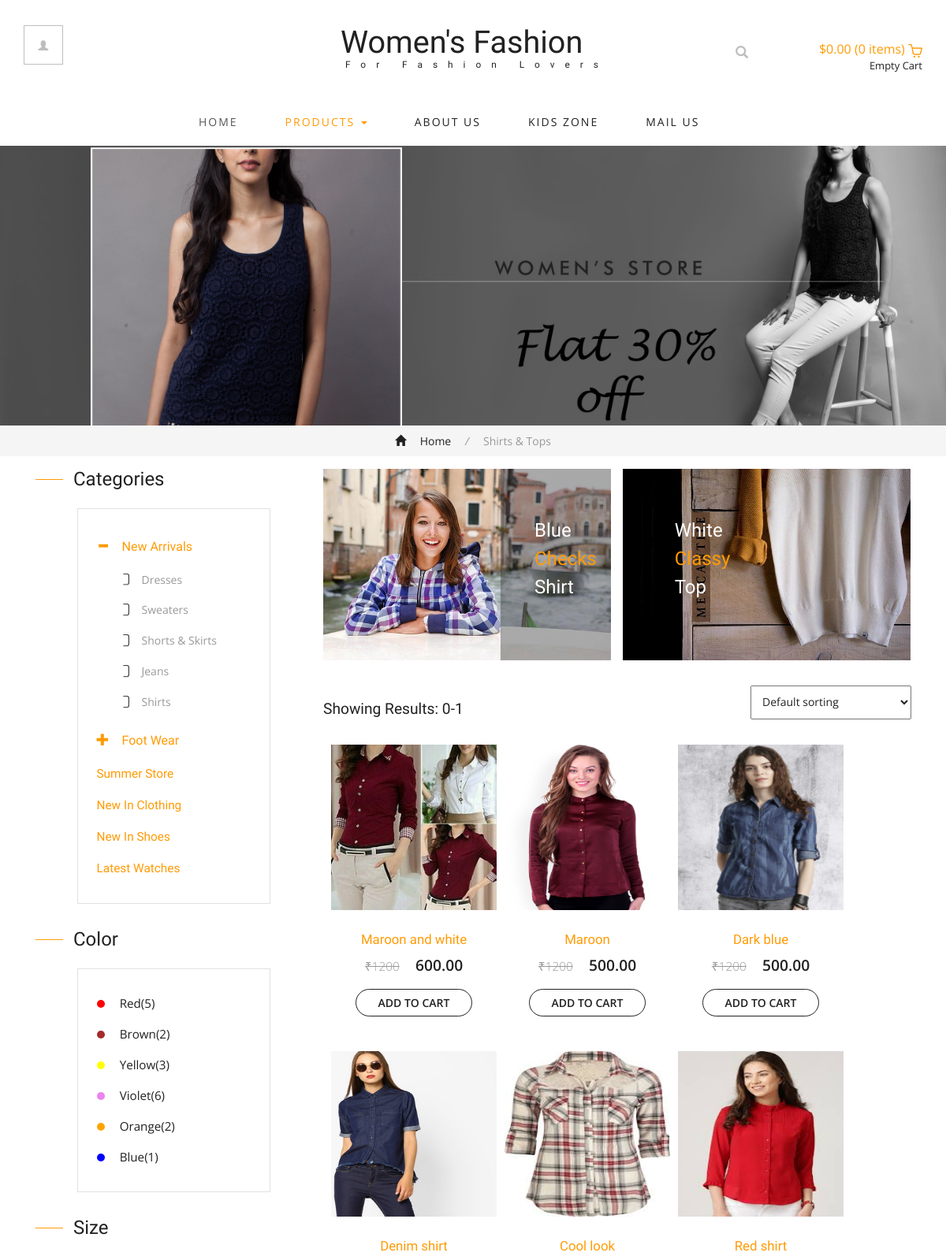
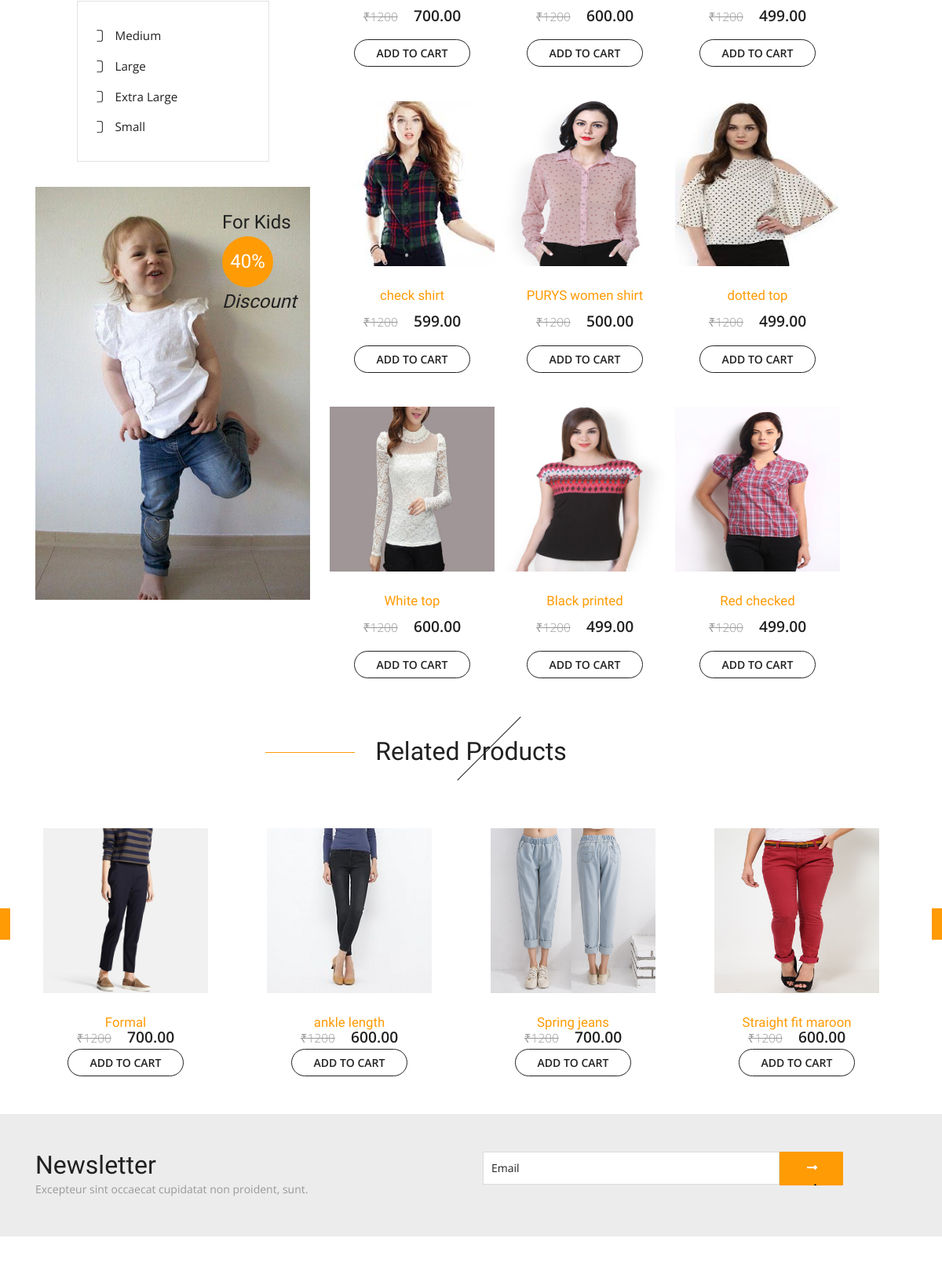
Page /shirts/ (upper part) on the committed database (2 pictures, top to bottom).
### my_products/models.py (models this page shows, shortened)
class Shirts(models.Model):
    title = models.CharField(max_length=250)
    price = models.DecimalField(max_digits=6, decimal_places=2)
    description = models.CharField(max_length=1000)
    image = models.FileField(upload_to='images')

class Jeans(models.Model):
    title = models.CharField(max_length=250)
    price = models.DecimalField(max_digits=6, decimal_places=2)
    description = models.CharField(max_length=1000)
    image = models.FileField(upload_to='images')

### my_products/views.py (the view)
# urls.py: url(r'^shirts/$', views.shirtsView.as_view(), name='shirts'),
class shirtsView(generic.ListView):
    template_name = "shirts.html"
    context_object_name = 'all_shirts'
    def get_queryset(self):
        return Shirts.objects.all()
    def get_context_data(self, **kwargs):
        context = super(shirtsView, self).get_context_data(**kwargs)
        context['all_jeans'] = Jeans.objects.all()[:5]
        return context

### my_products/templates/shirts.html (shortened to what this page needs)
{% load static %}
<!DOCTYPE html>
<html>
<head>
<link href="{% static 'css/bootstrap.css' %}" rel="stylesheet" type="text/css" media="all" />
<link href="{% static 'css/style.css' %}" rel="stylesheet" type="text/css" media="all" />
<link href="{% static 'css/fasthover.css' %}" rel="stylesheet" type="text/css" media="all" />
</head>
<body>
	<div class="header">
		<div class="container">
			<div class="w3l_login">
				<a href="#" data-toggle="modal" data-target="#myModal88"><span class="glyphicon glyphicon-user" aria-hidden="true"></span></a>
			</div>
			<div class="w3l_logo">
				<h1><a href="{% url 'index' %}">Women's Fashion<span>For Fashion Lovers</span></a></h1>
			</div>
			<div class="search">
				<label class="icon-search" for="search_box"><span class="glyphicon glyphicon-search" aria-hidden="true"></span></label>
			</div>
			<div class="cart box_1">
				<a href="{% url 'checkout' %}">
					<div class="total">
					<span class="simpleCart_total"></span> (<span id="simpleCart_quantity" class="simpleCart_quantity"></span> items)</div>
					<img src="{% static 'images/bag.png' %}" alt="" />
				</a>
				<p><a href="javascript:;" class="simpleCart_empty">Empty Cart</a></p>
			</div>
			<div class="clearfix"> </div>
		</div>
	</div>
	<div class="navigation">
		<div class="container">
			<nav class="navbar navbar-default">
				<div class="collapse navbar-collapse" id="bs-megadropdown-tabs">
					<ul class="nav navbar-nav">
						<li class="active"><a href="{% url 'index' %}">Home</a></li>
						<li class="dropdown">
							<a href="#" class="dropdown-toggle act" data-toggle="dropdown">Products <b class="caret"></b></a>
						</li>
						<li><a href="{% url 'about' %}">About Us</a></li>
						<li><a href="{% url 'short-codes' %}">Kids Zone</a></li>
						<li><a href="{% url 'mail' %}">Mail Us</a></li>
					</ul>
				</div>
			</nav>
		</div>
	</div>
	<div class="banner5" id="home1">
	</div>
	<div class="breadcrumb_dress">
		<div class="container">
			<ul>
				<li><a href="{% url 'index' %}"><span class="glyphicon glyphicon-home" aria-hidden="true"></span> Home</a> <i>/</i></li>
				<li>Shirts & Tops</li>
			</ul>
		</div>
	</div>
	<div class="dresses">
		<div class="container">
			<div class="w3ls_dresses_grids">
				<div class="col-md-4 w3ls_dresses_grid_left">
					<div class="w3ls_dresses_grid_left_grid">
						<h3>Categories</h3>
						<div class="w3ls_dresses_grid_left_grid_sub">
							<div class="panel-group" id="accordion" role="tablist" aria-multiselectable="true">
							  <div class="panel panel-default">
								<div class="panel-heading" role="tab" id="headingOne">
								  <h4 class="panel-title asd">
									<a class="pa_italic" role="button" data-toggle="collapse" data-parent="#accordion" href="#collapseOne" aria-expanded="true" aria-controls="collapseOne">
									  <i class="glyphicon glyphicon-minus" aria-hidden="true"></i>New Arrivals
									</a>
								  </h4>
								</div>
								<div id="collapseOne" class="panel-collapse collapse in" role="tabpanel" aria-labelledby="headingOne">
								  <div class="panel-body panel_text">
									<ul>
										<li><a href="{% url 'dresses' %}">Dresses</a></li>
										<li><a href="{% url 'sweaters' %}">Sweaters</a></li>
										<li><a href="{% url 'skirts' %}">Shorts & Skirts</a></li>
										<li><a href="{% url 'jeans' %}">Jeans</a></li>
										<li><a href="{% url 'shirts' %}">Shirts</a></li>
									</ul>
								  </div>
								</div>
							  </div>
							  <div class="panel panel-default">
								<div class="panel-heading" role="tab" id="headingTwo">
								  <h4 class="panel-title asd">
									<a class="pa_italic collapsed" role="button" data-toggle="collapse" data-parent="#accordion" href="#collapseTwo" aria-expanded="false" aria-controls="collapseTwo">
									  <span class="glyphicon glyphicon-plus" aria-hidden="true"></span>Foot Wear
									</a>
								  </h4>
								</div>
							  </div>
							</div>
							<ul class="panel_bottom">
								<li><a href="{% url 'products' %}">Summer Store</a></li>
								<li><a href="{% url 'dresses' %}">New In Clothing</a></li>
								<li><a href="{% url 'sandals' %}">New In Shoes</a></li>
								<li><a href="{% url 'products' %}">Latest Watches</a></li>
							</ul>
						</div>
					</div>
					<div class="w3ls_dresses_grid_left_grid">
						<h3>Color</h3>
						<div class="w3ls_dresses_grid_left_grid_sub">
							<div class="ecommerce_color">
								<ul>
									<li><a href="#"><i></i> Red(5)</a></li>
									<li><a href="#"><i></i> Brown(2)</a></li>
									<li><a href="#"><i></i> Yellow(3)</a></li>
									<li><a href="#"><i></i> Violet(6)</a></li>
									<li><a href="#"><i></i> Orange(2)</a></li>
									<li><a href="#"><i></i> Blue(1)</a></li>
								</ul>
							</div>
						</div>
					</div>
					<div class="w3ls_dresses_grid_left_grid">
						<h3>Size</h3>
						<div class="w3ls_dresses_grid_left_grid_sub">
							<div class="ecommerce_color ecommerce_size">
								<ul>
									<li><a href="#">Medium</a></li>
									<li><a href="#">Large</a></li>
									<li><a href="#">Extra Large</a></li>
									<li><a href="#">Small</a></li>
								</ul>
							</div>
						</div>
					</div>
					<div class="w3ls_dresses_grid_left_grid">
						<div class="dresses_img_hover">
							<img src="{% static 'images/60.jpg' %}" alt=" " class="img-responsive" />
							<div class="dresses_img_hover_pos">
								<h4>For Kids <span>40%</span><i>Discount</i></h4>
							</div>
						</div>
					</div>
				</div>
				<div class="col-md-8 w3ls_dresses_grid_right">
					<div class="col-md-6 w3ls_dresses_grid_right_left">
						<div class="w3ls_dresses_grid_right_grid1">
							<img src="{% static 'images/64.jpg' %}" alt=" " class="img-responsive" />
							<div class="w3ls_dresses_grid_right_grid1_pos1">
								<h3>Blue <span>Checks</span> Shirt</h3>
							</div>
						</div>
					</div>
					<div class="col-md-6 w3ls_dresses_grid_right_left">
						<div class="w3ls_dresses_grid_right_grid1">
							<img src="{% static 'images/65.jpg' %}" alt=" " class="img-responsive" />
							<div class="w3ls_dresses_grid_right_grid1_pos">
								<h3>White <span>Classy</span> Top</h3>
							</div>
						</div>
					</div>
					<div class="w3ls_dresses_grid_right_grid2">
						<div class="w3ls_dresses_grid_right_grid2_left">
							<h3>Showing Results: 0-1</h3>
						</div>
						<div class="w3ls_dresses_grid_right_grid2_right">
							<select name="select_item" class="select_item">
								<option selected="selected">Default sorting</option>
							</select>
						</div>
						<div class="clearfix"> </div>
					</div>
					<div class="w3ls_dresses_grid_right_grid3">
						<div class="agileinfo_new_products_grid agileinfo_new_products_grid_dresses">
							<div class="agile_ecommerce_tab_left dresses_grid">
														 {% if all_shirts %}
										 {% for shirts in all_shirts %}
                <div class="display_dress">
                     <img  src="{{ shirts.image.url }}" , height="210px", width="210px">
									   <h5><a href="/single////{{shirts.pk}}/">{{shirts.title}}</a></h5>
									 <div class="simpleCart_shelfItem">
		                    <p><span>₹1200</span> <i class="item_price">{{shirts.price}}</i></p>
												<p><a class="item_add" href="#">Add to cart</a></p>
                  </div>
                </div>
							{% endfor %}
					{% endif %}
					</div>
				</div>
			</div>
				</div>
				<div class="clearfix"> </div>
			</div>
		</div>
	</div>
	<div class="w3l_related_products">
		<div class="container">
			<h3>Related Products</h3>
			<ul id="flexiselDemo2">
							{% if all_jeans %}
								{% for jeans in all_jeans %}
						<li>
								<div class="w3l_related_products_grid">
									<div class="agile_ecommerce_tab_left dresses_gri">
			                <div class="display_dress">
			                <img  src="{{ jeans.image.url }}" , height="210px", width="210px">
			                <h5><a href="/single///{{jeans.pk}}//">{{jeans.title}}</a></h5>
			                <div class="simpleCart_shelfItem">
												<div class="simpleCart">
												 <p><br><span>₹1200</span> <i class="item_price">{{jeans.price}}</i></p></div>
												 <br><br><p><a class="item_add" href="#">Add to cart</a></p>
									   </div>
			            </div>
								</div>
							</div>
			      </li>
			      {% endfor %}
					  {% endif %}
					 </ul>
		</div>
	</div>
	<div class="newsletter">
		<div class="container">
			<div class="col-md-6 w3agile_newsletter_left">
				<h3>Newsletter</h3>
				<p>Excepteur sint occaecat cupidatat non proident, sunt.</p>
			</div>
			<div class="col-md-6 w3agile_newsletter_right">
				<form action="#" method="post">
					<input type="email" name="Email" value="Email" onfocus="this.value = '';" onblur="if (this.value == '') {this.value = 'Email';}" required="">
					<input type="submit" value="">
				</form>
			</div>
			<div class="clearfix"> </div>
		</div>
	</div>
	<div class="footer">
	</div>
</body>
</html>

### rows in the picture
Shirts: image (picture), title "Maroon and white", price "600.00"
Shirts: image (picture), title "Maroon", price "500.00"
Shirts: image (picture), title "Dark blue", price "500.00"
Shirts: image (picture), title "Denim shirt", price "700.00"
Shirts: image (picture), title "Cool look", price "600.00"
Shirts: image (picture), title "Red shirt", price "499.00"
Shirts: image (picture), title "check shirt", price "599.00"
Shirts: image (picture), title "PURYS women shirt", price "500.00"
Shirts: image (picture), title "dotted top", price "499.00"
Shirts: image (picture), title "White top", price "600.00"
Shirts: image (picture), title "Black printed", price "499.00"
Shirts: image (picture), title "Red checked", price "499.00"
Jeans: image (picture), title "Formal", price "700.00"
Jeans: image (picture), title "ankle length", price "600.00"
Jeans: image (picture), title "Spring jeans", price "700.00"
Jeans: image (picture), title "Straight fit maroon", price "600.00"
